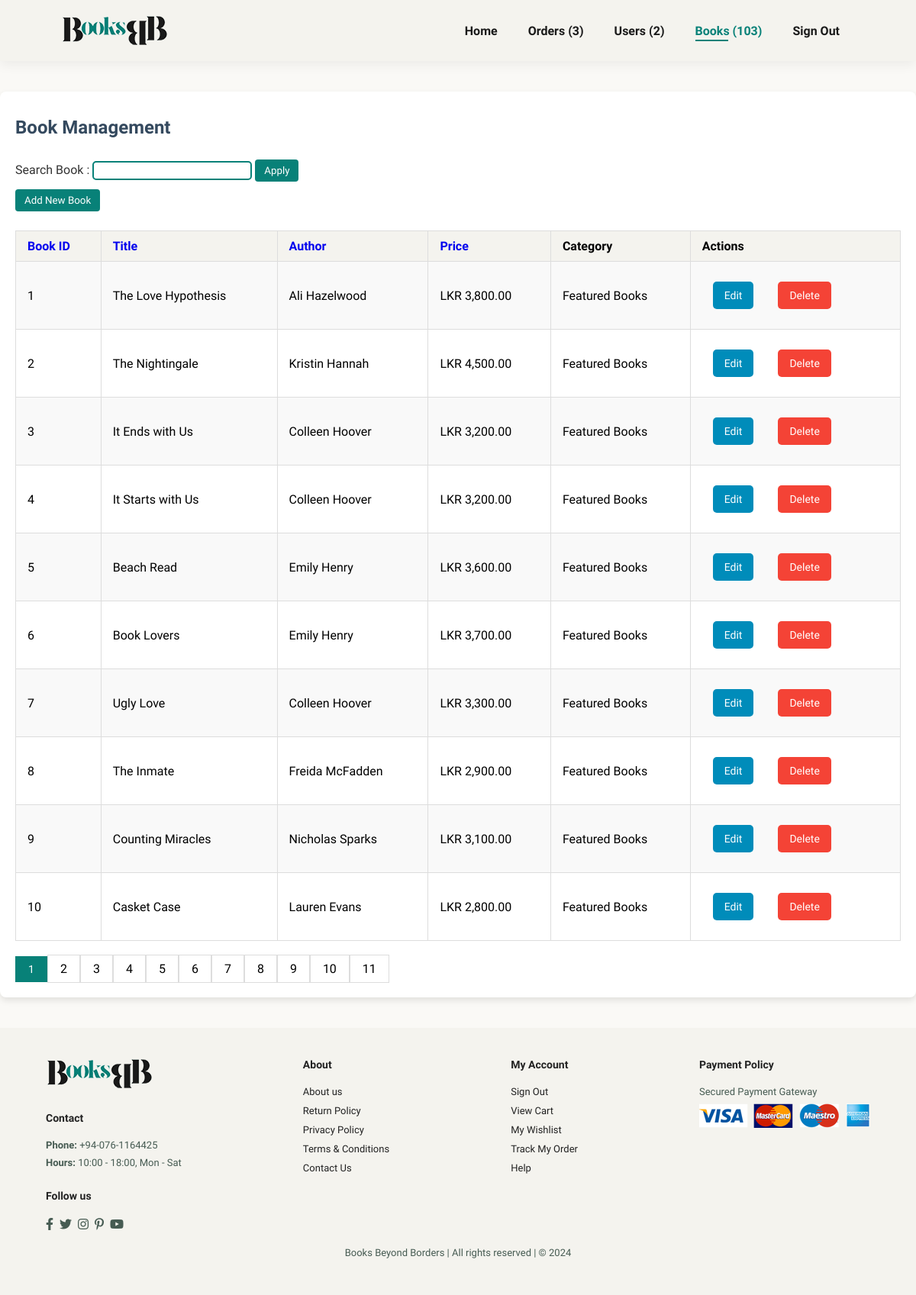
The app's page /admin/books.php (signed in) with its own data.
### tables this page shows
CREATE TABLE IF NOT EXISTS `products` (
  `id` int NOT NULL AUTO_INCREMENT,
  `title` varchar(255) NOT NULL,
  `author` varchar(255) NOT NULL,
  `price` decimal(10,2) NOT NULL,
  `description` text,
  `image` varchar(255) DEFAULT NULL,
  PRIMARY KEY (`id`)
);

### admin/books.php (the view, shortened to what this page needs)
<?php
require 'header.php';
require_once '../include/db_connect.php';
function getBooks($conn, $search_term="", $sort_column = 'id', $sort_direction = 'ASC', $start_index = 0, $items_per_page = 10) {
    $books = [];
    $sql = "SELECT p.id, p.title, p.author, p.price, GROUP_CONCAT(c.name) AS category_names, p.image
        FROM products p
        LEFT JOIN product_categories pc ON p.id = pc.product_id
        LEFT JOIN categories c ON pc.category_id = c.id
        WHERE (p.title LIKE '%$search_term%' OR p.author LIKE '%$search_term%')";
    $sql .= " GROUP BY p.id";
    $sql .= " ORDER BY $sort_column $sort_direction";
    $sql .= " LIMIT $start_index, $items_per_page";
    $result = $conn->query($sql);
     if ($result->num_rows > 0) {
        while ($row = $result->fetch_assoc()) {
            $books[] = $row;
        }
    }
     return $books;
}
function getTotalBooksCount($conn, $search_term="") {
    $sql = "SELECT COUNT(id) AS total FROM products WHERE (title LIKE '%$search_term%' OR author LIKE '%$search_term%')";
    $result = $conn->query($sql);
    $row = $result->fetch_assoc();
    return $row['total'];
}
$search_term = isset($_GET['search']) ? $_GET['search'] : '';
$sort_column = isset($_GET['sort']) ? $_GET['sort'] : 'id';
$sort_direction = isset($_GET['direction']) ? $_GET['direction'] : 'ASC';
$page = isset($_GET['page']) ? intval($_GET['page']) : 1;
$items_per_page = 10;
$start_index = ($page - 1) * $items_per_page;
$books = getBooks($conn, $search_term, $sort_column, $sort_direction, $start_index, $items_per_page);
$total_books = getTotalBooksCount($conn, $search_term);
$totalPages = ceil($total_books / $items_per_page);
?>
<!DOCTYPE html>
<html lang="en">
<head>
    <link rel="stylesheet" href="https://pro.fontawesome.com/releases/v5.10.0/css/all.css"/>
    <link rel="stylesheet" href="../assets/style.css">
</head>
<body>
    <div class="account-container">
        <div class="order-details">
        <h2>Book Management</h2>
  <form method="GET">
            Search Book : <input type="text" name="search" value="<?php echo htmlspecialchars($search_term); ?>">
            <button type="submit">Apply</button>
</form>
            <a href="addbook.php"><button type="submit">Add New Book</button></a>
        <table id="books-table" width="100%">
            <thead>
                <tr>
                   <th><a href="?sort=id&direction=<?php echo ($sort_column == 'id' && $sort_direction == 'ASC') ? 'DESC' : 'ASC'; ?>">Book ID</a></th>
                     <th><a href="?sort=title&direction=<?php echo ($sort_column == 'title' && $sort_direction == 'ASC') ? 'DESC' : 'ASC'; ?>">Title</a></th>
                    <th><a href="?sort=author&direction=<?php echo ($sort_column == 'author' && $sort_direction == 'ASC') ? 'DESC' : 'ASC'; ?>">Author</a></th>
                    <th><a href="?sort=price&direction=<?php echo ($sort_column == 'price' && $sort_direction == 'ASC') ? 'DESC' : 'ASC'; ?>">Price</a></th>
                    <th>Category</th>
                   <th>Actions</th>
                </tr>
            </thead>
                <tbody>
    <?php if (empty($books)): ?>
        <tr>
            <td colspan="7">No books were found.</td>
        </tr>
    <?php else: ?>
        <?php foreach ($books as $book): ?>
            <tr>
                <td><?php echo htmlspecialchars($book["id"]); ?></td>
                <td><?php echo htmlspecialchars($book["title"]); ?></td>
                <td><?php echo htmlspecialchars($book["author"]); ?></td>
                <td>LKR <?php echo htmlspecialchars(number_format($book["price"], 2)); ?></td>
                <td><?php echo htmlspecialchars($book["category_names"]); ?></td>
                 <td class = "actions">
                       <form method="post">
                           <button type="submit" name="edit_book" style="border: none; background: none; cursor: pointer;">
                                <a href="editbook.php?id=<?php echo htmlspecialchars($book["id"]); ?>" class = "edit">Edit</a>
                           </button>
                                    <button type="submit" name="delete_book" style="border: none; background: none; cursor: pointer;" onclick="return confirm('Are you sure you want to delete this book?');"> <a  class = "delete">Delete</a></button>
                                </form>
                </td>
            </tr>
        <?php endforeach; ?>
    <?php endif; ?>
</tbody>
</table>
<div class="pagination">
        <?php
            for ($i = 1; $i <= $totalPages; $i++) {
                echo '<a href="?page=' . $i . '&search=' . htmlspecialchars($search_term) . '" class="' . ($page == $i ? 'active' : '') . '">' . $i . '</a>';
            }
        ?>
    </div>
        </div>
</div>
<?php include 'footer.php';
?>
</body>
</html>

### assets/style.css (style rules this page uses)
* { margin: 0; padding: 0; box-sizing: border-box; font-family: 'Spartan',sans-serif; }
html { scroll-behavior: smooth; overflow-x: hidden; }
h2 { font-size: 46px; line-height: 54px; color: #222; }
body { width: 100%; background-color: #faf9f6; }
@media screen and (max-width: 1200px) { h2 { font-size: 42px; } }
.account-container { max-width: 1200px; margin: 40px auto; padding: 20px; background-color: #ffffff; border-radius: 8px; box-shadow: 0 4px 8px rgba(0, 0, 0, 0.1); font-family: 'Arial', sans-serif; color: #333; }
.account-container h2 { font-size: 1.5rem; margin-bottom: 10px; color: #34495e; }
.purchase-history table, th, td { border: 1px solid #ddd; padding: 12px; text-align: left; }
.account-container a { text-decoration: none; }
.order-details table { padding-top: 20px; width: 100%; border-collapse: collapse; margin: 20px 0; }
.order-details table th { background-color: #f4f3ee; color: black; }
.order-details table th, .order-details table td { border: 1px solid #ddd; padding: 10px 15px; text-align: left; }
.order-details table tr:nth-child(odd) { background-color: #f9f9f9; }
#checkout table, th, td { border: 1px solid #ddd; padding: 12px; text-align: left; }

### admin/books.php (style rules this page uses)
button { background-color: #088178; color: white; padding: 7px 12px; border: none; border-radius: 4px; cursor: pointer; margin: 5px 0; }
input { padding: 3px 7px; border: 2px solid #088178; border-radius: 5px; }
.edit { background-color: #008CBA; border: none; color: white; padding: 10px 15px; text-align: center; text-decoration: none; display: inline-block; font-size: 14px; margin: 4px 2px; cursor: pointer; border-radius: 5px; }
.delete { background-color: #f44336; border: none; color: white; padding: 10px 15px; text-align: center; text-decoration: none; display: inline-block; font-size: 14px; margin: 4px 2px; cursor: pointer; border-radius: 5px; }
.pagination a { color: black; padding: 8px 16px; text-decoration: none; transition: background-color .3s; border: 1px solid #ddd; }
.pagination a.active { background-color: #088178; color: white; border: 1px solid #088178; display: inline-block; font-size: 14px; }

### records on screen
products: id "1", title "The Love Hypothesis", author "Ali Hazelwood", price "3,800.00", category_names "Featured Books"
products: id "2", title "The Nightingale", author "Kristin Hannah", price "4,500.00", category_names "Featured Books"
products: id "3", title "It Ends with Us", author "Colleen Hoover", price "3,200.00", category_names "Featured Books"
products: id "4", title "It Starts with Us", author "Colleen Hoover", price "3,200.00", category_names "Featured Books"
products: id "5", title "Beach Read", author "Emily Henry", price "3,600.00", category_names "Featured Books"
products: id "6", title "Book Lovers", author "Emily Henry", price "3,700.00", category_names "Featured Books"
products: id "7", title "Ugly Love", author "Colleen Hoover", price "3,300.00", category_names "Featured Books"
products: id "8", title "The Inmate", author "Freida McFadden", price "2,900.00", category_names "Featured Books"
products: id "9", title "Counting Miracles", author "Nicholas Sparks", price "3,100.00", category_names "Featured Books"
products: id "10", title "Casket Case", author "Lauren Evans", price "2,800.00", category_names "Featured Books"

### other values on screen
$orders_count "3"
$users_count "2"
$books_count "103"
